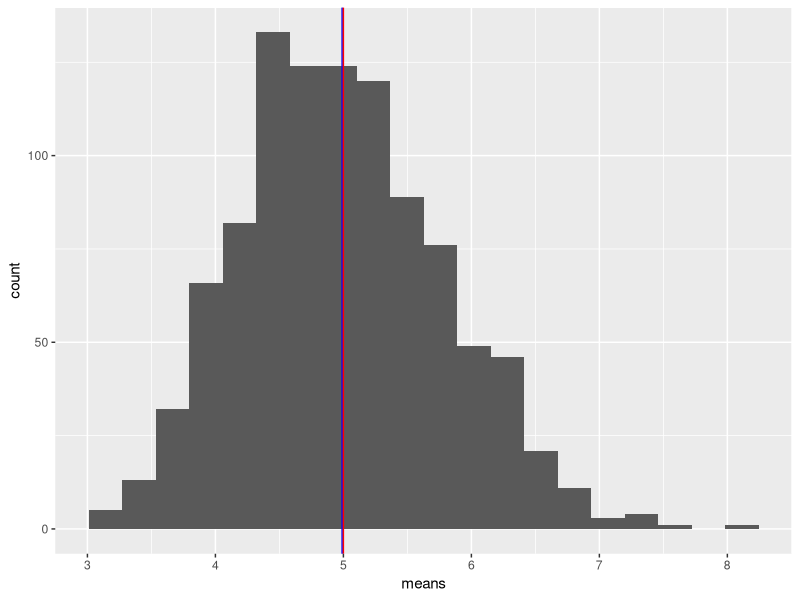
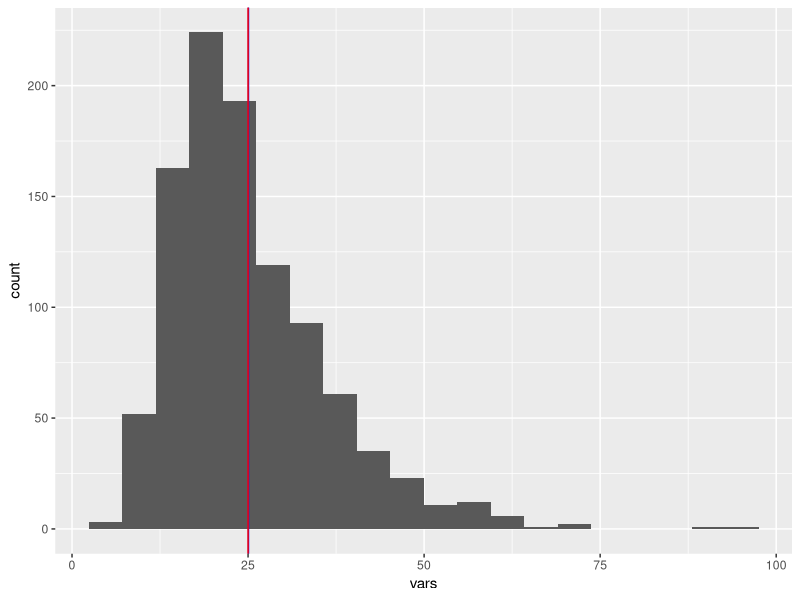
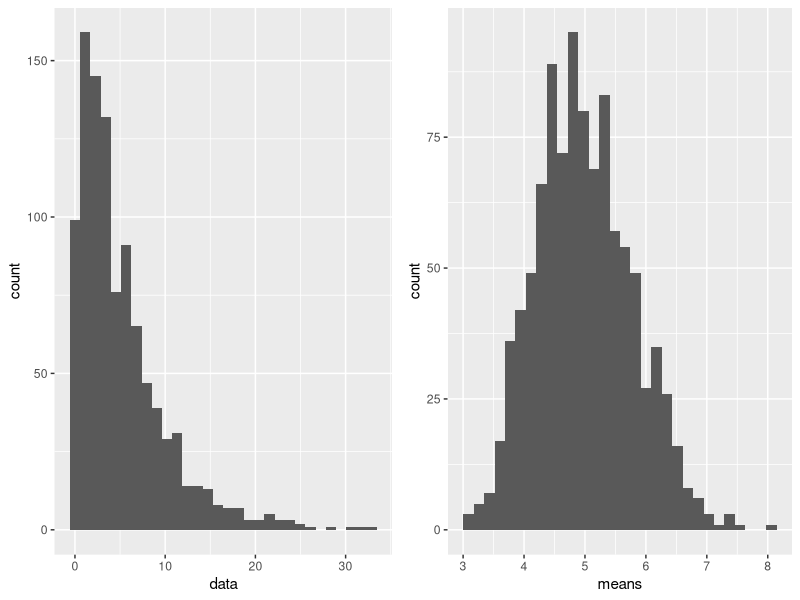

These figures' R source, in order:
## ---- chunk 1
knitr::opts_chunk$set(echo = TRUE)
library(ggplot2)
library(cowplot)
## ---- chunk 2
lambda <- 0.2
simulations <- 1000
n <- 40

set.seed(1)
data <- matrix(rexp(n*simulations, lambda), nrow = simulations, ncol = n)
## ---- chunk 3
1/lambda
## ---- chunk 4
means <- apply(data, 1, mean)
mean(means)
## ---- chunk 5
ggplot(mapping = aes(means)) +
    geom_histogram(bins=20) +
    geom_vline(xintercept=mean(data), color="blue") +
    geom_vline(xintercept=1/lambda, color="red")
## ---- chunk 6
1/lambda^2
## ---- chunk 7
vars <- apply(data, 1, var)
mean(vars)
## ---- chunk 8
ggplot(mapping = aes(vars)) +
    geom_histogram(bins=20) +
    geom_vline(xintercept=mean(vars), color="blue") +
    geom_vline(xintercept=1/lambda^2, color="red")
## ---- chunk 9
plot_grid(
    ggplot(mapping = aes(data)) +
        geom_histogram(),
    ggplot(mapping = aes(means)) +
        geom_histogram()
)
